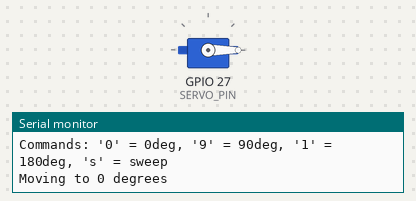
The sketch below on a simulated ESP32. Shown: servo, the last lines printed to the serial monitor.

Above: at 0.05 s.
At 2.05 s:
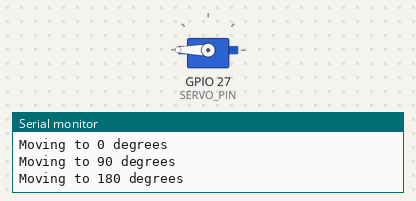
At 4.0 s:
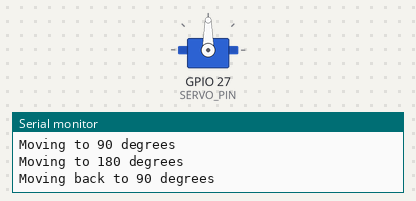
Timing chart, 0 to 5.2 s (numbered marks = the images above):
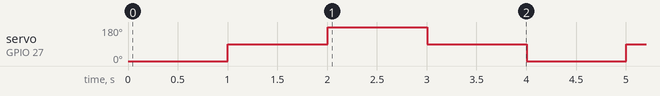

The sketch:

sketch_mar25a.ino
```cpp
#include <ESP32Servo.h>

Servo myServo;

const int SERVO_PIN = 27;

void setup() {
  Serial.begin(115200);

  // Attach servo to pin 27
  myServo.attach(SERVO_PIN, 500, 2400); // min/max pulse width in microseconds

  Serial.println("Servo Test Started");
  Serial.println("Commands: '0' = 0deg, '9' = 90deg, '1' = 180deg, 's' = sweep");
}

void loop() {

  // Sweep from 0 to 180
  Serial.println("Moving to 0 degrees");
  myServo.write(0);
  delay(1000);

  Serial.println("Moving to 90 degrees");
  myServo.write(90);
  delay(1000);

  Serial.println("Moving to 180 degrees");
  myServo.write(180);
  delay(1000);

  Serial.println("Moving back to 90 degrees");
  myServo.write(90);
  delay(1000);
}
```

Measured:
- by itself, servo on GPIO 27 (SERVO_PIN): repeats every 4.0 s: 180° 1.0 s, 90° 1.0 s, 0° 1.0 s, 90° 1.0 s
